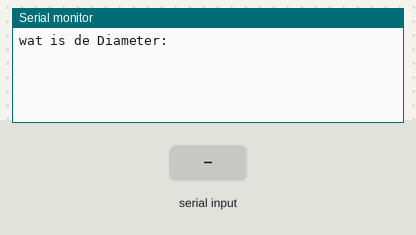
A sketch run on a simulated Arduino Uno, built with avr-gcc and run on an emulated ATmega328P. Parts: the last lines printed to the serial monitor. Inputs (shaded band) come from the test bench.

Above: at 1.2 s.
1.3 s: "90,45\n" received over Serial
At 1.46 s:
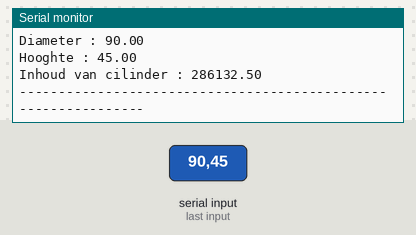
2.8 s: "30,150\n" received over Serial
At 3.8 s:
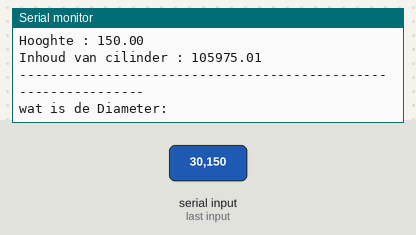

The sketch:

Inhoud_Cilinder.ino
```cpp
float Diameter;
float Hooghte;
float answer;


void setup() {Serial.begin(9600);}

void loop() {
  Serial.println("wat is de Diameter: ");
  do {while (!Serial.available()){} Diameter = Serial.parseFloat();}
  while(!float(Diameter));

  Serial.println("wat is de Hooghte: ");
  do {while (!Serial.available()){} Hooghte = Serial.parseFloat();}
  while(!float(Hooghte));

  Serial.println("");
  Serial.print("Diameter : ");  Serial.println(Diameter);
  Serial.print("Hooghte : ");   Serial.println(Hooghte);
  Serial.print("Inhoud van cilinder : ");  Serial.println(Calc(Diameter,Hooghte));
  Serial.println("---------------------------------------------------------------");}


float  Calc(float D,float H){
  answer = 3.14*(D/2)*(D/2)*H;
  return answer;}
```

Measured:
- after the input at 1.3 s, the serial monitor: prints a new line at once (image 1)
- after the input at 2.8 s, the serial monitor: prints a new line at once (image 2)
